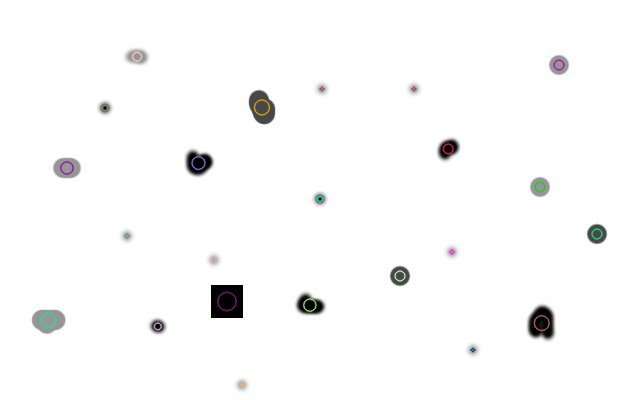
//> input picture Week3/week3-cpp/data/images/blob_detection.jpg, 640 x 400 px, given in place of dilation_example.jpg, which was not available
$ ./erosionDilation   (built with g++ and OpenCV 4)
//> lines starting //> are read from the running program, lines starting //| are printed output that depends on the picture; pictures that were not available may be replaced by others from this repository, and a replacement may not be noted
### Week2/week2-cpp/dataPath.hpp
std::string DATA_PATH = "../";

### Week3/week3-cpp/erosionDilation.cpp
#include <iostream>
#include "dataPath.hpp"

#include <opencv2/opencv.hpp>
#include <opencv2/core.hpp>
#include <opencv2/imgproc.hpp>

using namespace std;
using namespace cv;

int main()
{
  string imageName = DATA_PATH + "images/dilation_example.jpg";

// Read the input image
  Mat image = imread(imageName, IMREAD_COLOR);
//> image is the input picture: 400 rows x 640 cols, CV_8UC3; mean B, G, R 250.1, 250.1, 250.1

  imshow("image", image);
  waitKey(0);

  int kSize = 7;
  Mat kernel1 = getStructuringElement(cv::MORPH_ELLIPSE,
                                      cv::Size(kSize, kSize));

  imshow("image", image);
  waitKey(0);

  Mat imageDilated;
  dilate(image, imageDilated, kernel1);
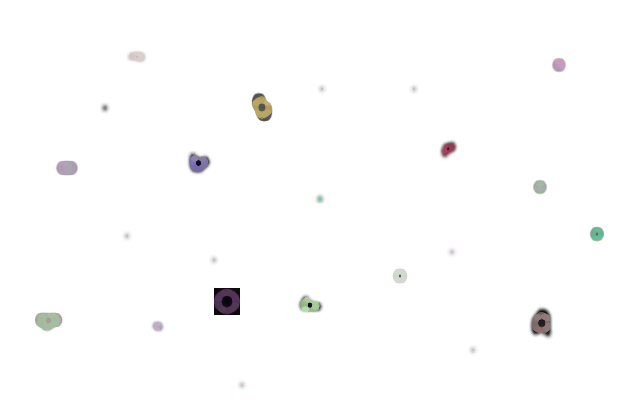
//> imageDilated: 400 rows x 640 cols, CV_8UC3; mean B, G, R 252.9, 253, 253

  imshow("image", imageDilated);
  waitKey(0);

  kSize = 3;
  Mat kernel2 = getStructuringElement(cv::MORPH_ELLIPSE,
                                      cv::Size(kSize, kSize));

  imshow("image", kernel2 * 255);
  waitKey(0);

  Mat imageDilated1, imageDilated2;
  dilate(image, imageDilated1, kernel2, Point(-1, -1), 1);
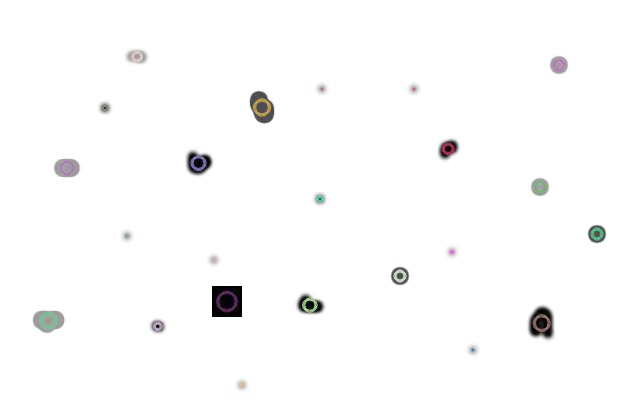
//> imageDilated1: 400 rows x 640 cols, CV_8UC3; mean B, G, R 251.2, 251.3, 251.3
  dilate(image, imageDilated2, kernel2, Point(-1, -1), 2);

  imshow("image", imageDilated1);
  waitKey(0);
  imshow("image", imageDilated2);
  waitKey(0);

  imageName = DATA_PATH + "images/erosion_example.jpg";

// Read the input image
  image = imread(imageName, IMREAD_COLOR);
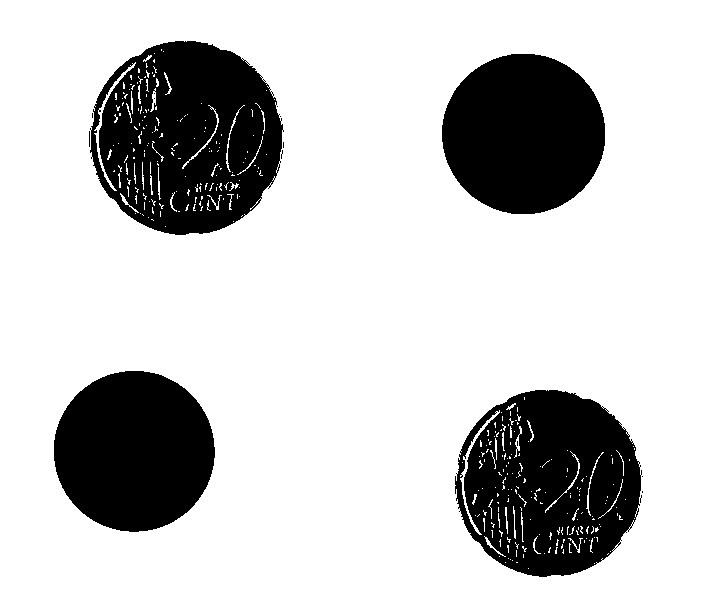
//> input picture Week3/week3-cpp/data/images/erosion_example.jpg, 720 x 600 px
//> image is the input picture: 600 rows x 720 cols, CV_8UC3; min 0, max 255, mean 200

  imshow("image", image);
  waitKey(0);

  Mat imageEroded;
// First parameter is the original image, second is the eroded image
  erode(image, imageEroded, kernel1);
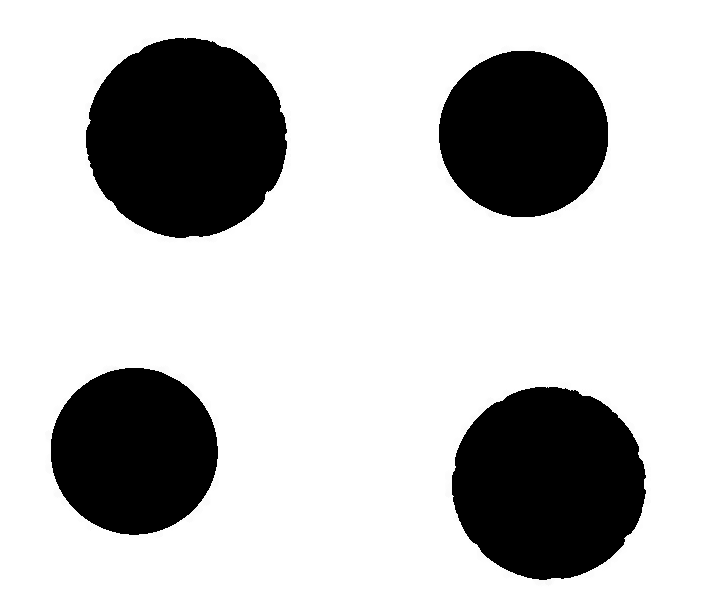
//> imageEroded: 600 rows x 720 cols, CV_8UC3; min 0, max 255, mean 193.2

  imshow("image", imageEroded);
  waitKey(0);

  return 0;
}
